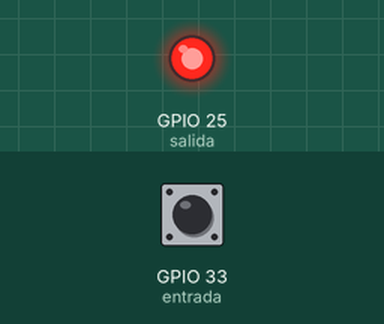
A program run on a simulated ESP32. On the bench: output pins drawn as LEDs (lit = HIGH). Inputs (shaded band) come from the test bench; at power-on: GPIO 33 (entrada) HIGH.

Above: at 1.2 s.
1.3 s: GPIO 33 (entrada) pulled LOW for 0.15 s
At 1.37 s:
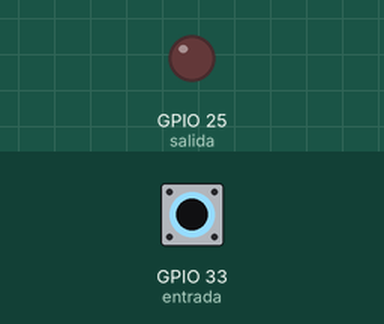
2.9 s: GPIO 33 (entrada) pulled LOW for 3.2 s
At 6.6 s:
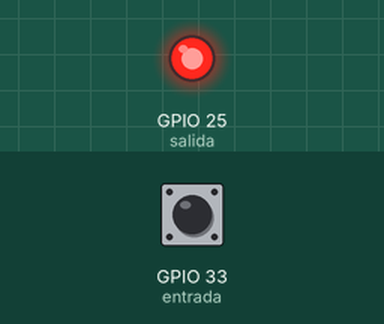
Timing chart, 0 to 8.1 s (numbered marks = the images above; inputs shaded):
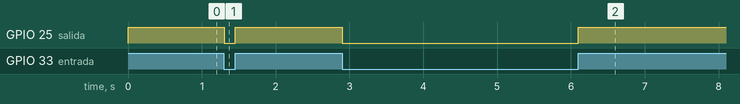

The program:

main.cpp
```cpp
#include <Arduino.h>
#define entrada 33
#define salida  25
void setup(){
  pinMode(entrada, INPUT_PULLUP);
  pinMode(salida, OUTPUT);
}

void loop(){
  bool lectura = digitalRead(entrada);
  digitalWrite(salida, lectura);
}
```

Measured:
- after the input at 1.3 s, GPIO 25 (salida): HIGH → LOW at once, → HIGH 0.15 s later
- after the input at 2.9 s, GPIO 25 (salida): HIGH → LOW at once, → HIGH 3.2 s later
